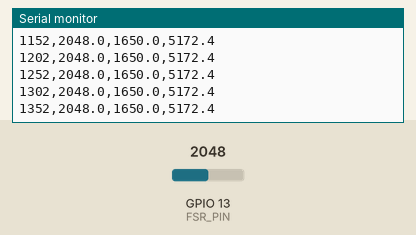
Simulated run of this sketch. Board: ESP32. On the bench: the last lines printed to the serial monitor. The inputs (shaded band) are chosen by the test bench; at power-on: GPIO 13 (FSR_PIN) = 2048 (analog values on the 0–4095 scale).

Above: at 1.4 s.
1.5 s: GPIO 13 (FSR_PIN) set to 2866
At 1.54 s:
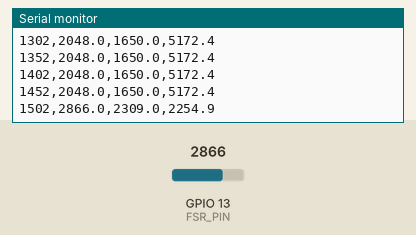
3.0 s: GPIO 13 (FSR_PIN) set to 3603
At 3.04 s:
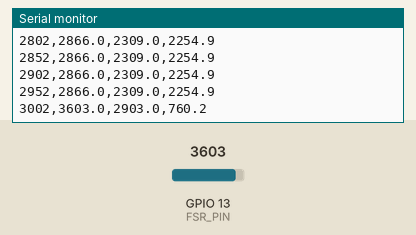
Timing chart, 0 to 6.0 s (numbered marks = the images above; inputs shaded):
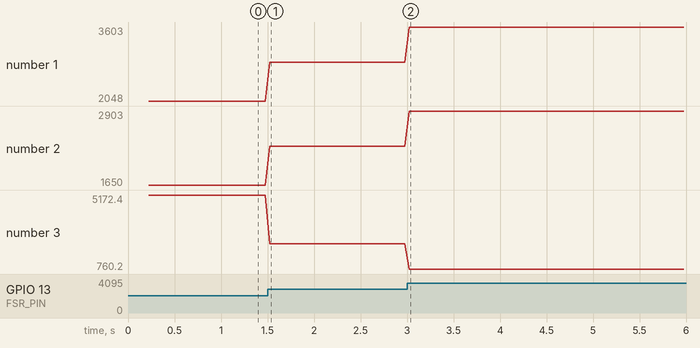

Measured:
- after the input at 1.5 s, the serial monitor: prints a new line at once (image 1)
- plotted number 1: 2048 → 2866 after the input at 1.5 s
- plotted number 2: 1650 → 2309 after the input at 1.5 s
- plotted number 3: 5172.4 → 2254.9 after the input at 1.5 s

The sketch:

fsr_stream.ino
```cpp
/*
 * FSR stream for calibration and repeatability tests
 * ==================================================
 * Board : classic ESP32 DevKit v1 (FSR divider on GPIO 34, ADC1)
 * Circuit: 3.3 V -> FSR -> node -> R_FIXED -> GND ; node -> GPIO 34
 *          10 nF (103) ceramic from GPIO 34 to GND, close to the board
 *
 * Every 50 ms (20 Hz) prints one CSV line:
 *     t_ms,adc_raw,mv,r_ohm
 *   t_ms   ESP32 time stamp (real sample timing)
 *   adc_raw averaged raw ADC count (0..4095)
 *   mv     averaged pin voltage in mV, from analogReadMilliVolts(), which
 *          applies the chip's factory ADC calibration (more accurate than
 *          raw*3.3/4095 on the classic ESP32, whose ADC is non-linear)
 *   r_ohm  FSR resistance; -1 when there is no force (open circuit)
 *
 * Each value averages 20 samples spaced 1 ms apart = a 20 ms window,
 * which cancels 50 Hz mains hum.
 *
 * Lines starting with '#' are comments for the logger.
 */

const int   FSR_PIN    = 13;
const float VCC_MV     = 3340.0;   // measure your 3V3 rail and put the real value here
const float R_FIXED    = 5050.0;   // MEASURE your 5 k resistor and put the real value here
const int   N_AVG      = 20;       // 20 x 1 ms = 20 ms window (rejects 50 Hz)
const unsigned long PERIOD_MS = 50; // 20 lines per second

unsigned long next_t = 0;

void setup() {
  Serial.begin(115200);
  analogReadResolution(12);
  analogSetPinAttenuation(FSR_PIN, ADC_11db);
  delay(200);
  Serial.println("# fsr_stream: t_ms,adc_raw,mv,r_ohm");
  Serial.printf("# R_FIXED=%.1f VCC_MV=%.1f N_AVG=%d PERIOD_MS=%lu\n",
                R_FIXED, VCC_MV, N_AVG, PERIOD_MS);
  next_t = millis();
}

void loop() {
  if ((long)(millis() - next_t) < 0) return;
  unsigned long t0 = millis();
  next_t += PERIOD_MS;

  long sum_raw = 0, sum_mv = 0;
  for (int i = 0; i < N_AVG; i++) {
    sum_raw += analogRead(FSR_PIN);
    sum_mv  += analogReadMilliVolts(FSR_PIN);
    delayMicroseconds(1000 - 60);   // ~1 ms per sample incl. conversion time
  }
  float raw = (float)sum_raw / N_AVG;
  float mv  = (float)sum_mv  / N_AVG;

  float r = -1;
  if (mv > 20.0 && mv < VCC_MV - 5.0) {
    r = (VCC_MV - mv) * R_FIXED / mv;
  }
  Serial.printf("%lu,%.1f,%.1f,%.1f\n", t0, raw, mv, r);
}
```
